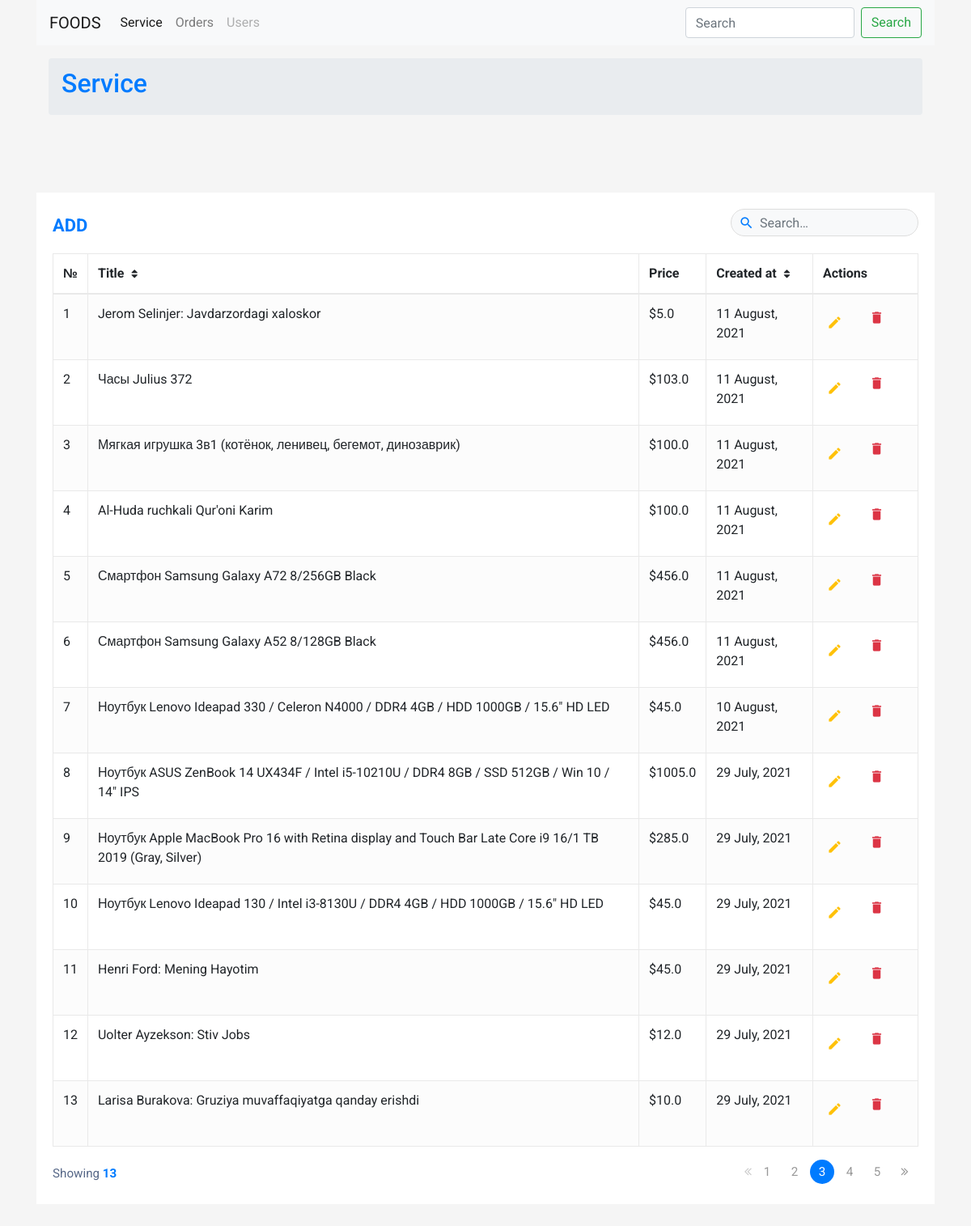
The page / on the database its author committed.
### service/models.py (models this page shows, shortened)
class ServiceModel(models.Model):
    category = models.ForeignKey(CategoryModel, on_delete=models.PROTECT, related_name='product', blank=True)
    title = models.CharField(max_length=255)
    price = models.FloatField()
    description = models.TextField(null=True, blank=True)
    image = models.ImageField(upload_to='products')
    created = models.DateTimeField(auto_now_add=True)
    class Meta:
        verbose_name = 'service'
        verbose_name_plural = 'services'

### service/views.py (the view)
# urls.py: path('', ServiceListView.as_view(), name='list'),
class ServiceListView(ListView):
    template_name = 'service.html'
    def get_queryset(self):
        q = self.request.GET.get('q', '')
        qs = ServiceModel.objects.order_by('-pk')
        if q:
            qs = qs.filter(title__icontains=q)
        return qs
    def get_context_data(self, *, object_list=None, **kwargs):
        context = super(ServiceListView, self).get_context_data(**kwargs)
        context['count'] = ServiceModel.objects.count()
        return context

### hackathon/context_data.py (called while the page is built)
def get_order(request):
    return {
        'contacts': OrderModel.objects.order_by('-pk')
    }

### templates/service.html (shortened to what this page needs)
{% extends 'layouts/base.html' %}
{% load widget_tweaks %}
{% block extra_css %}
    <link rel="stylesheet" href="https://maxcdn.bootstrapcdn.com/font-awesome/4.7.0/css/font-awesome.min.css">
{% endblock %}
{% block content %}
    <div class="container mt-3">
        <div class="pages_heder">
            <ol class="breadcrumb">
                <li><a href="index-2.html"><h2>Service</h2></a></li>&nbsp;
            </ol>
        </div>
    </div>
    <div class="container-xl">
        <div class="table-responsive">
            <div class="table-wrapper">
                <div class="table-title">
                    <div class="row">
                        <div class="col-sm-8"><h2><b><a href="{% url 'service:create' %}">ADD</a></b></h2>
                        </div>
                        <div class="col-sm-4">
                            <div class="search-box">
                                <form>
                                    <i class="material-icons text-primary">&#xE8B6;</i>
                                    <input value="{{ request.GET.q }}" name="q" type="text"
                                           class="form-control bg-light"
                                           placeholder="Search&hellip;">
                                </form>
                            </div>
                        </div>
                    </div>
                </div>
                <table class="table table-striped table-hover table-bordered">
                    <thead>
                    <tr>
                        <th>№</th>
                        <th>Title <i class="fa fa-sort"></i></th>
                        <th>Price</th>
                        <th>Created at <i class="fa fa-sort"></i></th>
                        <th>Actions</th>
                    </tr>
                    </thead>
                    <tbody>
                    {% for service in object_list %}
                        <tr>
                            <td>{{ forloop.counter }}</td>
                            <td>{{ service.title }}</td>
                            <td>${{ service.price }}</td>
                            <td>{{ service.created|date:'d F, Y' }}</td>
                            <td>
                                <form onsubmit="return confirm('You sure?')" method="POST"
                                      action="{% url 'service:delate' pk=service.pk %}">
                                     <a href="{% url 'service:update' pk=service.pk %}" class="edit mr-3" title="Edit"
                                       data-toggle="tooltip"><i
                                            class="material-icons">&#xE254;</i></a>
                                    <button type="submit" class="btn border-none">
                                        <p class="delete" title="Delete" data-toggle="tooltip"><i
                                                class="material-icons text-danger">&#xE872;</i></p>
                                    </button>
                                </form>
                            </td>
                        </tr>
                    {% endfor %}
                    </tbody>
                </table>
                <div class="clearfix">
                    <div class="hint-text">Showing <b class="text-primary">{{ count }}</b></div>
                    <ul class="pagination">
                        <li class="page-item disabled"><a href="#"><i class="fa fa-angle-double-left"></i></a></li>
                        <li class="page-item"><a href="#" class="page-link">1</a></li>
                        <li class="page-item"><a href="#" class="page-link">2</a></li>
                        <li class="page-item active"><a href="#" class="page-link">3</a></li>
                        <li class="page-item"><a href="#" class="page-link">4</a></li>
                        <li class="page-item"><a href="#" class="page-link">5</a></li>
                        <li class="page-item"><a href="#" class="page-link"><i class="fa fa-angle-double-right"></i></a>
                        </li>
                    </ul>
                </div>
            </div>
        </div>
    </div>
{% endblock %}

### templates/layouts/base.html (shortened to what this page needs)
<!DOCTYPE html>
<html lang="en">
<head>
    <link rel="stylesheet" href="https://stackpath.bootstrapcdn.com/bootstrap/4.3.1/css/bootstrap.min.css"
>
    <link rel="stylesheet" href="https://cdn.jsdelivr.net/npm/bootstrap-icons@1.3.0/font/bootstrap-icons.css">
    {% block extra_css %}
    {% endblock %}
</head>
<body>
<div class="container">
    <nav class="navbar navbar-expand-lg navbar-light bg-light">
        <a class="navbar-brand" href="#">FOODS</a>
        <div class="collapse navbar-collapse" id="navbarSupportedContent">
            <ul class="navbar-nav mr-auto">
                <li class="nav-item active">
                    <a class="nav-link" href="/">Service <span class="sr-only">(current)</span></a>
                </li>
                <li class="nav-item">
                    <a class="nav-link" href="#">Orders</a>
                </li>
                <li class="nav-item">
                    <a class="nav-link disabled" href="#" tabindex="-1" aria-disabled="true">Users</a>
                </li>
            </ul>
            <form class="form-inline my-2 my-lg-0">
                <input class="form-control mr-sm-2" type="search" placeholder="Search" aria-label="Search">
                <button class="btn btn-outline-success my-2 my-sm-0" type="submit">Search</button>
            </form>
        </div>
    </nav>
    {% block content %}
    {% endblock %}
</div>
</body>
</html>

### templates/service.html (style rules this page uses)
body { color: #566787; background: #f5f5f5; font-family: 'Roboto', sans-serif; }
.table-responsive { margin: 30px 0; }
.table-wrapper { min-width: 1000px; background: #fff; padding: 20px; box-shadow: 0 1px 1px rgba(0, 0, 0, .05); }
.table-title { padding-bottom: 10px; margin: 0 0 10px; min-width: 100%; }
.table-title h2 { margin: 8px 0 0; font-size: 22px; }
.search-box { position: relative; float: right; }
.search-box input { height: 34px; border-radius: 20px; padding-left: 35px; border-color: #ddd; box-shadow: none; }
.search-box i { color: #a0a5b1; position: absolute; font-size: 19px; top: 8px; left: 10px; }
table.table tr th, table.table tr td { border-color: #e9e9e9; }
table.table-striped tbody tr:nth-of-type(odd) { background-color: #fcfcfc; }
table.table th i { font-size: 13px; margin: 0 5px; cursor: pointer; }
table.table td:last-child { width: 130px; }
table.table td a { color: #a0a5b1; display: inline-block; margin: 0 5px; }
table.table td a.edit { color: #FFC107; }
table.table td i { font-size: 19px; }
.pagination { float: right; margin: 0 0 5px; }
.pagination li a { border: none; font-size: 95%; width: 30px; height: 30px; color: #999; margin: 0 2px; line-height: 30px; border-radius: 30px !important; text-align: center; padding: 0; }
.pagination li.active a { background: #03A9F4; }
.pagination li.disabled i { color: #ccc; }
.pagination li i { font-size: 16px; padding-top: 6px }
.hint-text { float: left; margin-top: 6px; font-size: 95%; }

### rows shown on the page
ServiceModel: title "Jerom Selinjer: Javdarzordagi xaloskor", price "5.0", created "11 August, 2021"
ServiceModel: title "Часы Julius 372", price "103.0", created "11 August, 2021"
ServiceModel: title "Мягкая игрушка 3в1 (котёнок, ленивец, бегемот, динозаврик)", price "100.0", created "11 August, 2021"
ServiceModel: title "Al-Huda ruchkali Qur'oni Karim", price "100.0", created "11 August, 2021"
ServiceModel: title "Смартфон Samsung Galaxy A72 8/256GB Black", price "456.0", created "11 August, 2021"
ServiceModel: title "Смартфон Samsung Galaxy A52 8/128GB Black", price "456.0", created "11 August, 2021"
ServiceModel: title "Ноутбук Lenovo Ideapad 330 / Celeron N4000 / DDR4 4GB / HDD 1000GB / 15.6\" HD LED", price "45.0", created "10 August, 2021"
ServiceModel: title "Ноутбук ASUS ZenBook 14 UX434F / Intel i5-10210U / DDR4 8GB / SSD 512GB / Win 10 / 14\" IPS", price "1005.0", created "29 July, 2021"
ServiceModel: title "Ноутбук Apple MacBook Pro 16 with Retina display and Touch Bar Late Core i9 16/1 TB 2019 (Gray, Silver)", price "285.0", created "29 July, 2021"
ServiceModel: title "Ноутбук Lenovo Ideapad 130 / Intel i3-8130U / DDR4 4GB / HDD 1000GB / 15.6\" HD LED", price "45.0", created "29 July, 2021"
ServiceModel: title "Henri Ford: Mening Hayotim", price "45.0", created "29 July, 2021"
ServiceModel: title "Uolter Ayzekson: Stiv Jobs", price "12.0", created "29 July, 2021"
ServiceModel: title "Larisa Burakova: Gruziya muvaffaqiyatga qanday erishdi", price "10.0", created "29 July, 2021"

### other values the page prints
{{ count }} "13"
